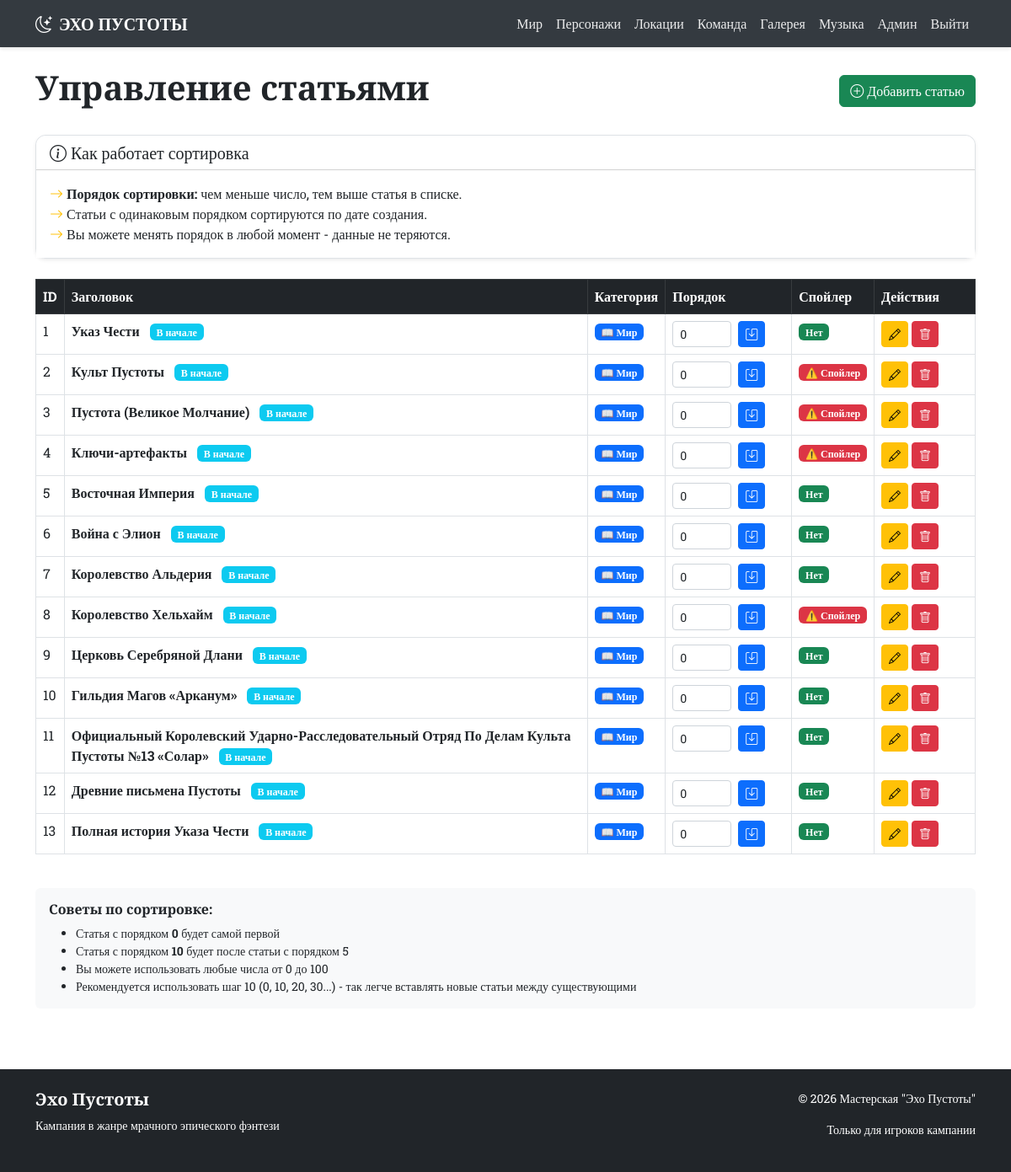
Before: /admin/articles (signed in) with the older database file.
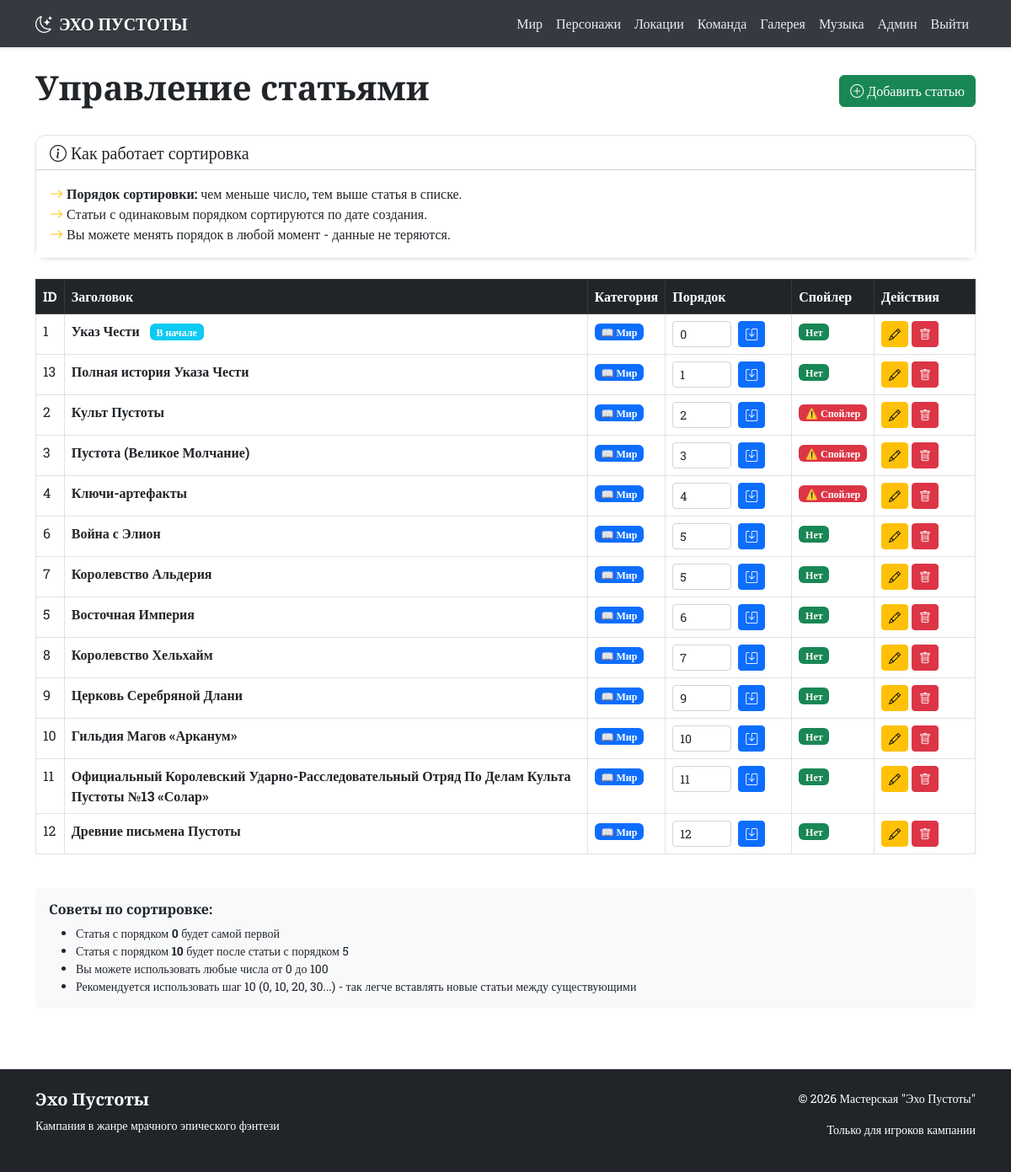
After: the same page with the newer database file.
### app.py (models this page shows)
class Article(db.Model):
    __tablename__ = 'articles'
    id = db.Column(db.Integer, primary_key=True)
    title = db.Column(db.String(200), nullable=False)
    category = db.Column(db.String(50))
    content = db.Column(db.Text)
    is_spoiler = db.Column(db.Boolean, default=False)
    sort_order = db.Column(db.Integer, default=0)

### app.py (the view)
@app.route('/admin/articles')
@login_required
def admin_articles():
    articles = Article.query.all()
    return render_template('admin/articles.html', articles=articles)

### app.py (called while the page is built)
@login_manager.user_loader
def load_user(user_id):
    return User.query.get(int(user_id))

### templates/admin/articles.html (shortened to what the changed rows need)
{% extends "base.html" %}
{% block content %}
<div class="d-flex justify-content-between align-items-center mb-4">
    <h1 class="cinzel text-dark">Управление статьями</h1>
</div>
<div class="table-responsive">
    <table class="table table-bordered table-hover">
        <thead class="table-dark">
            <tr>
                <th>ID</th>
                <th>Заголовок</th>
                <th>Категория</th>
                <th>Порядок</th>
                <th>Спойлер</th>
                <th>Действия</th>
            </tr>
        </thead>
        <tbody>
            {% for article in articles|sort(attribute='sort_order') %}
            <tr>
                <td>{{ article.id }}</td>
                <td>
                    <strong>{{ article.title }}</strong>
                    {% if article.sort_order == 0 %}
                    <span class="badge bg-info ms-2">В начале</span>
                    {% endif %}
                </td>
                <td>
                    <span class="badge {% if article.category == 'world' %}bg-primary{% elif article.category == 'rule' %}bg-success{% elif article.category == 'pantheon' %}bg-info{% else %}bg-secondary{% endif %}">
                        {% if article.category == 'world' %}📖 Мир
                        {% elif article.category == 'rule' %}📜 Правила
                        {% elif article.category == 'pantheon' %}⛪ Пантеон
                        {% else %}📄 Другое{% endif %}
                    </span>
                </td>
                <td style="width: 150px;">
                    <form method="POST" action="{{ url_for('update_article_order', id=article.id) }}" class="d-flex gap-2">
                        <input type="number" name="sort_order" value="{{ article.sort_order }}"
                                style="width: 70px;" class="form-control form-control-sm"
                                min="0" max="100" step="1">
                        <button type="submit" class="btn btn-sm btn-primary">
                            <i class="bi bi-save"></i>
                        </button>
                    </form>
                </td>
                <td>
                    {% if article.is_spoiler %}
                    <span class="badge bg-danger">⚠️ Спойлер</span>
                    {% else %}
                    <span class="badge bg-success">Нет</span>
                    {% endif %}
                </td>
                <td style="width: 120px;">
                    <a href="{{ url_for('edit_article', id=article.id) }}" class="btn btn-sm btn-warning">
                        <i class="bi bi-pencil"></i>
                    </a>
                    <a href="{{ url_for('delete_article', id=article.id) }}" class="btn btn-sm btn-danger"
                        onclick="return confirm('Удалить статью «{{ article.title }}»? Это действие нельзя отменить.')">
                        <i class="bi bi-trash"></i>
                    </a>
                </td>
            </tr>
            {% endfor %}
        </tbody>
    </table>
</div>
{% endblock %}

Changed rows visible on the page:
changed Article "Полная история Указа Чести": sort_order "0" → "1"; no longer shows "В начале"; moves up the list
changed Article "Культ Пустоты": sort_order "0" → "2"; no longer shows "В начале"
changed Article "Пустота (Великое Молчание)": sort_order "0" → "3"; no longer shows "В начале"
changed Article "Ключи-артефакты": sort_order "0" → "4"; no longer shows "В начале"
changed Article "Война с Элион": sort_order "0" → "5"; no longer shows "В начале"
changed Article "Королевство Альдерия": sort_order "0" → "5"; no longer shows "В начале"
changed Article "Восточная Империя": sort_order "0" → "6"; no longer shows "В начале"; moves down the list
changed Article "Королевство Хельхайм": sort_order "0" → "7"; is_spoiler "⚠️ Спойлер" → "Нет"; no longer shows "В начале"
changed Article "Церковь Серебряной Длани": sort_order "0" → "9"; no longer shows "В начале"
changed Article "Гильдия Магов «Арканум»": sort_order "0" → "10"; no longer shows "В начале"
changed Article id 11: sort_order "0" → "11"; no longer shows "В начале"
changed Article "Древние письмена Пустоты": sort_order "0" → "12"; no longer shows "В начале"
